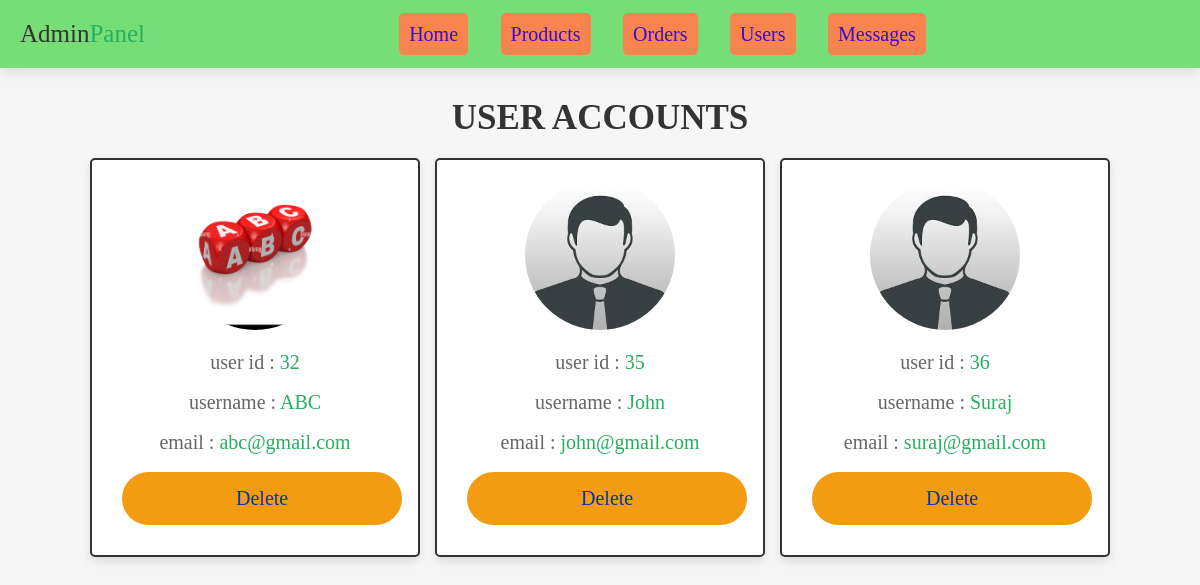
The page /admin_users.php on the database its author committed.
### tables this page shows
CREATE TABLE `users` (
  `id` int(100) NOT NULL,
  `name` varchar(100) NOT NULL,
  `email` varchar(100) NOT NULL,
  `password` varchar(100) NOT NULL,
  `image` varchar(100) NOT NULL
);

### admin_users.php (the view, shortened to what this page needs)
<?php
@include 'config.php';
?>
<!DOCTYPE html>
<html lang="en">
<head>
   <link rel="stylesheet" href="https://cdnjs.cloudflare.com/ajax/libs/font-awesome/6.1.1/css/all.min.css">
   <link rel="stylesheet" href="css/admin_style.css">
</head>
<body>
<?php include 'admin_header.php'; ?>
<section class="user-accounts">
   <h1 class="title">user accounts</h1>
   <div class="box-container">
      <?php
         $select_users = $conn->prepare("SELECT * FROM `users`");
         $select_users->execute();
         while($fetch_users = $select_users->fetch(PDO::FETCH_ASSOC)){
      ?>
      <div class="box" style="<?php if($fetch_users['id'] == $admin_id){ echo 'display:none'; }; ?>">
         <img src="uploaded_img/<?= $fetch_users['image']; ?>" alt="">
         <p> user id : <span><?= $fetch_users['id']; ?></span></p>
         <p> username : <span><?= $fetch_users['name']; ?></span></p>
         <p> email : <span><?= $fetch_users['email']; ?></span></p>
         <a href="admin_users.php?delete=<?= $fetch_users['id']; ?>" onclick="return confirm('delete this user?');" class="delete-btn">delete</a>
      </div>
      <?php
      }
      ?>
   </div>
</section>
</body>
</html>

### css/admin_style.css (style rules this page uses)
.user-accounts .box-container { display: grid; grid-template-columns: repeat(auto-fit, 33rem); gap:1.5rem; align-items: flex-start; justify-content:center; }
.user-accounts .box-container .box { border:var(--border); box-shadow: var(--box-shadow); background-color: var(--white); border-radius: .5rem; padding:2rem; text-align: center; }
.user-accounts .box-container .box img { height: 15rem; width: 15rem; border-radius: 50%; object-fit: cover; margin-bottom: 1rem; }
.user-accounts .box-container .box p { line-height: 1.5; padding:.5rem 0; font-size: 2rem; color:var(--light-color); }
.user-accounts .box-container .box p span { color:var(--green); }

### css/components.css (style rules this page uses)
:root { --green:#27ae60; --orange:#f39c12; --red:#e74c3c; --black:#333; --light-color:#666; --white:#fff; --light-bg:#f6f6f6; --border:.2rem solid var(--black); --box-shadow:0 .5rem 1rem rgba(0,0,0,.1); }
* { font-family:Georgia, 'Times New Roman', Times, serif; margin:0; padding:0; box-sizing: border-box; outline: none; border:none; text-decoration: none; color:var(--black); }
body { background-color: var(--light-bg); }
html { font-size: 62.5%; overflow-x: hidden; scroll-behavior: smooth; scroll-padding-top: 6.5rem; }
section { padding:3rem 2rem; max-width: 1200px; margin:0 auto; }
.btn, .delete-btn, .option-btn { display: block; width: 98%; margin:1rem; border-radius:3rem; color:rgb(2, 55, 170); font-size: 2rem; padding:1.5rem; text-transform: capitalize; cursor: pointer; text-align: center; }
.delete-btn { background-color: #f39c12; }
.title { text-align: center; margin-bottom: 2rem; text-transform: uppercase; color:var(--black); font-size: 3.5rem; }

### rows shown on the page
users: image (picture), id "32", name "ABC", email "abc@gmail.com"
users: image (picture), id "35", name "John", email "john@gmail.com"
users: image (picture), id "36", name "Suraj", email "suraj@gmail.com"
